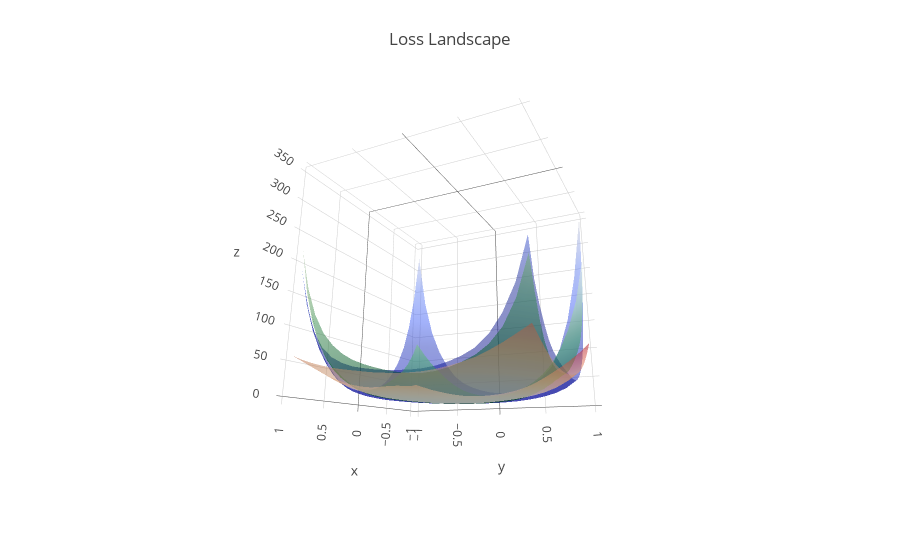
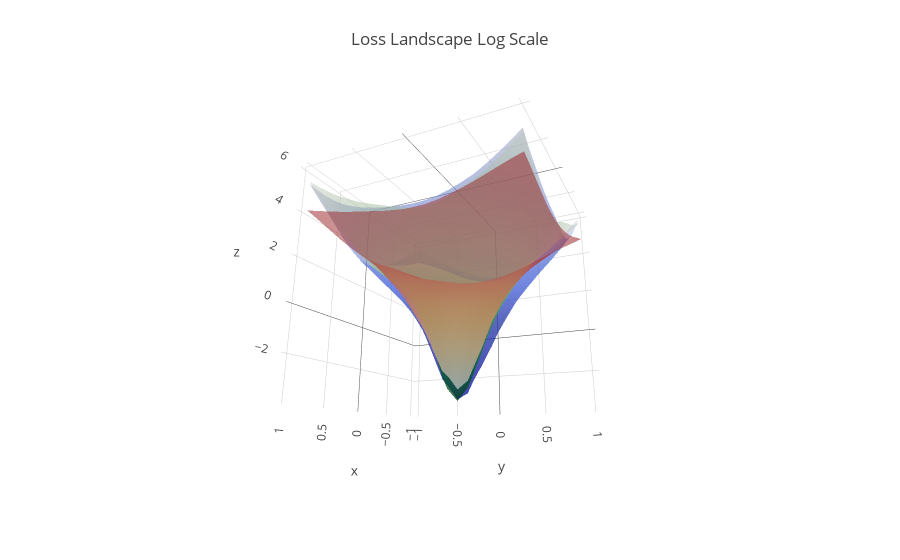

The cell these charts' notebook holds for them, in order:
### Code cell
def overlap_three(a_loss_list_1,b_loss_list_1,c_loss_list_1):
    numebr_of_points = 21 ; small_range = -1.0 ; large_range =  1.0
    xcoordinates = np.linspace(small_range, large_range, num=numebr_of_points) 
    ycoordinates = np.linspace(small_range, large_range, num=numebr_of_points) 
    xcoord_mesh, ycoord_mesh = np.meshgrid(xcoordinates, ycoordinates)

    data = [
        go.Surface(
            x=xcoord_mesh,y=ycoord_mesh,z=a_loss_list_1,colorscale='Blues',opacity=0.5,showscale=False
        ),

        go.Surface(
            x=xcoord_mesh,y=ycoord_mesh,z=b_loss_list_1,colorscale='Greens',opacity=0.5,showscale=False
        ),

        go.Surface(
            x=xcoord_mesh,y=ycoord_mesh,z=c_loss_list_1,colorscale='Reds',opacity=0.5,showscale=False
        )
    ]
    layout = go.Layout(title='Loss Landscape',autosize=True,scene=dict(camera=dict(eye=dict(x=1.87, y=0.88, z=-0.64))),margin=dict(l=65,r=50,b=65,t=90))
    fig    = go.Figure(data=data,layout=layout); iplot(fig); plt.show()

    data = [
        go.Surface(
            x=xcoord_mesh,y=ycoord_mesh,z=np.log(a_loss_list_1),colorscale='Blues',opacity=0.5,showscale=False
        ),

        go.Surface(
            x=xcoord_mesh,y=ycoord_mesh,z=np.log(b_loss_list_1),colorscale='Greens',opacity=0.5,showscale=False
        ),

        go.Surface(
            x=xcoord_mesh,y=ycoord_mesh,z=np.log(c_loss_list_1),colorscale='Reds',opacity=0.5,showscale=False
        )
    ]
    layout = go.Layout(title='Loss Landscape Log Scale',autosize=True,scene=dict(camera=dict(eye=dict(x=1.87, y=0.88, z=-0.64))),margin=dict(l=65,r=50,b=65,t=90))
    fig    = go.Figure(data=data,layout=layout); iplot(fig); plt.show()

### Figure 1 — Plotly figure (JSON) as saved in the notebook; plotly's stock layout.template omitted (floating-point values rounded to 4 significant figures; data arrays with more than 128 entries replaced by an {"elided": "..."} marker saying what was removed)
{"data": [{"colorscale": "Blues", "opacity": 0.5, "showscale": false, "type": "surface", "uid": "3df48822-3f29-41ff-885e-441b2b38c492", "x": {"elided": "21x21 float values"}, "y": {"elided": "21x21 float values"}, "z": {"elided": "21x21 float values"}}, {"colorscale": "Greens", "opacity": 0.5, "showscale": false, "type": "surface", "uid": "43cc0665-3037-4b70-ac5f-98ba47f25ce2", "x": {"elided": "21x21 float values"}, "y": {"elided": "21x21 float values"}, "z": {"elided": "21x21 float values"}}, {"colorscale": "Reds", "opacity": 0.5, "showscale": false, "type": "surface", "uid": "44278d70-0d5e-4117-ab21-8638a8627ef0", "x": {"elided": "21x21 float values"}, "y": {"elided": "21x21 float values"}, "z": {"elided": "21x21 float values"}}], "layout": {"autosize": true, "margin": {"b": 65, "l": 65, "r": 50, "t": 90}, "scene": {"camera": {"eye": {"x": 1.87, "y": 0.88, "z": -0.64}}}, "title": "Loss Landscape"}}

### Figure 2 — Plotly figure (JSON) as saved in the notebook; plotly's stock layout.template omitted (floating-point values rounded to 4 significant figures; data arrays with more than 128 entries replaced by an {"elided": "..."} marker saying what was removed)
{"data": [{"colorscale": "Blues", "opacity": 0.5, "showscale": false, "type": "surface", "uid": "8b1a5f88-0ce7-443e-beef-25e7d52787e4", "x": {"elided": "21x21 float values"}, "y": {"elided": "21x21 float values"}, "z": {"elided": "21x21 float values"}}, {"colorscale": "Greens", "opacity": 0.5, "showscale": false, "type": "surface", "uid": "599e9e79-9abb-4720-a3b9-22d2123a4535", "x": {"elided": "21x21 float values"}, "y": {"elided": "21x21 float values"}, "z": {"elided": "21x21 float values"}}, {"colorscale": "Reds", "opacity": 0.5, "showscale": false, "type": "surface", "uid": "e5118146-97d2-439e-90af-1648af76e978", "x": {"elided": "21x21 float values"}, "y": {"elided": "21x21 float values"}, "z": {"elided": "21x21 float values"}}], "layout": {"autosize": true, "margin": {"b": 65, "l": 65, "r": 50, "t": 90}, "scene": {"camera": {"eye": {"x": 1.87, "y": 0.88, "z": -0.64}}}, "title": "Loss Landscape Log Scale"}}
